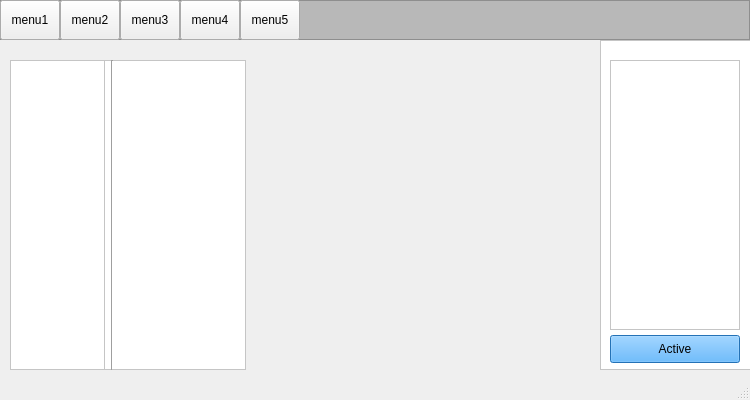
<?xml version="1.0" encoding="UTF-8"?>
<ui version="4.0">
 <class>MainWindow</class>
 <widget class="QMainWindow" name="MainWindow">
  <property name="geometry">
   <rect>
    <x>0</x>
    <y>0</y>
    <width>750</width>
    <height>400</height>
   </rect>
  </property>
  <property name="sizePolicy">
   <sizepolicy hsizetype="Fixed" vsizetype="Fixed">
    <horstretch>0</horstretch>
    <verstretch>0</verstretch>
   </sizepolicy>
  </property>
  <property name="windowTitle">
   <string>MainWindow</string>
  </property>
  <widget class="QWidget" name="centralwidget">
   <widget class="QScrollArea" name="scrollArea">
    <property name="geometry">
     <rect>
      <x>10</x>
      <y>60</y>
      <width>100</width>
      <height>310</height>
     </rect>
    </property>
    <property name="sizePolicy">
     <sizepolicy hsizetype="Fixed" vsizetype="Fixed">
      <horstretch>0</horstretch>
      <verstretch>0</verstretch>
     </sizepolicy>
    </property>
    <property name="styleSheet">
     <string notr="true">background-color: rgb(255, 255, 255);</string>
    </property>
    <property name="widgetResizable">
     <bool>true</bool>
    </property>
    <widget class="QWidget" name="scrollAreaWidgetContents">
     <property name="geometry">
      <rect>
       <x>0</x>
       <y>0</y>
       <width>98</width>
       <height>308</height>
      </rect>
     </property>
    </widget>
   </widget>
   <widget class="QScrollArea" name="scrollArea_2">
    <property name="geometry">
     <rect>
      <x>104</x>
      <y>60</y>
      <width>142</width>
      <height>310</height>
     </rect>
    </property>
    <property name="sizePolicy">
     <sizepolicy hsizetype="Fixed" vsizetype="Fixed">
      <horstretch>0</horstretch>
      <verstretch>0</verstretch>
     </sizepolicy>
    </property>
    <property name="styleSheet">
     <string notr="true">background-color: rgb(255, 255, 255);</string>
    </property>
    <property name="widgetResizable">
     <bool>true</bool>
    </property>
    <widget class="QWidget" name="scrollAreaWidgetContents_2">
     <property name="geometry">
      <rect>
       <x>0</x>
       <y>0</y>
       <width>140</width>
       <height>308</height>
      </rect>
     </property>
    </widget>
   </widget>
   <widget class="QPushButton" name="pushButton">
    <property name="geometry">
     <rect>
      <x>0</x>
      <y>0</y>
      <width>60</width>
      <height>40</height>
     </rect>
    </property>
    <property name="sizePolicy">
     <sizepolicy hsizetype="Fixed" vsizetype="Fixed">
      <horstretch>0</horstretch>
      <verstretch>0</verstretch>
     </sizepolicy>
    </property>
    <property name="text">
     <string>menu1</string>
    </property>
   </widget>
   <widget class="QPushButton" name="pushButton_2">
    <property name="geometry">
     <rect>
      <x>60</x>
      <y>0</y>
      <width>60</width>
      <height>40</height>
     </rect>
    </property>
    <property name="sizePolicy">
     <sizepolicy hsizetype="Fixed" vsizetype="Fixed">
      <horstretch>0</horstretch>
      <verstretch>0</verstretch>
     </sizepolicy>
    </property>
    <property name="text">
     <string>menu2</string>
    </property>
   </widget>
   <widget class="QPushButton" name="pushButton_3">
    <property name="geometry">
     <rect>
      <x>120</x>
      <y>0</y>
      <width>60</width>
      <height>40</height>
     </rect>
    </property>
    <property name="sizePolicy">
     <sizepolicy hsizetype="Fixed" vsizetype="Fixed">
      <horstretch>0</horstretch>
      <verstretch>0</verstretch>
     </sizepolicy>
    </property>
    <property name="text">
     <string>menu3</string>
    </property>
   </widget>
   <widget class="QPushButton" name="pushButton_4">
    <property name="geometry">
     <rect>
      <x>180</x>
      <y>0</y>
      <width>60</width>
      <height>40</height>
     </rect>
    </property>
    <property name="sizePolicy">
     <sizepolicy hsizetype="Fixed" vsizetype="Fixed">
      <horstretch>0</horstretch>
      <verstretch>0</verstretch>
     </sizepolicy>
    </property>
    <property name="text">
     <string>menu4</string>
    </property>
   </widget>
   <widget class="QPushButton" name="pushButton_5">
    <property name="geometry">
     <rect>
      <x>240</x>
      <y>0</y>
      <width>60</width>
      <height>40</height>
     </rect>
    </property>
    <property name="sizePolicy">
     <sizepolicy hsizetype="Fixed" vsizetype="Fixed">
      <horstretch>0</horstretch>
      <verstretch>0</verstretch>
     </sizepolicy>
    </property>
    <property name="text">
     <string>menu5</string>
    </property>
   </widget>
   <widget class="QLabel" name="label">
    <property name="geometry">
     <rect>
      <x>270</x>
      <y>60</y>
      <width>310</width>
      <height>310</height>
     </rect>
    </property>
    <property name="sizePolicy">
     <sizepolicy hsizetype="Fixed" vsizetype="Fixed">
      <horstretch>0</horstretch>
      <verstretch>0</verstretch>
     </sizepolicy>
    </property>
    <property name="text">
     <string/>
    </property>
    <property name="pixmap">
     <pixmap>:/icon/back.png</pixmap>
    </property>
    <property name="scaledContents">
     <bool>true</bool>
    </property>
   </widget>
   <widget class="QFrame" name="frame">
    <property name="geometry">
     <rect>
      <x>0</x>
      <y>0</y>
      <width>750</width>
      <height>40</height>
     </rect>
    </property>
    <property name="styleSheet">
     <string notr="true">background-color: rgb(147, 147, 147);
background-color: rgb(184, 184, 184);</string>
    </property>
    <property name="frameShape">
     <enum>QFrame::StyledPanel</enum>
    </property>
    <property name="frameShadow">
     <enum>QFrame::Raised</enum>
    </property>
   </widget>
   <widget class="QFrame" name="frame_2">
    <property name="geometry">
     <rect>
      <x>600</x>
      <y>40</y>
      <width>160</width>
      <height>330</height>
     </rect>
    </property>
    <property name="styleSheet">
     <string notr="true">background-color: rgb(255, 255, 255);</string>
    </property>
    <property name="frameShape">
     <enum>QFrame::StyledPanel</enum>
    </property>
    <property name="frameShadow">
     <enum>QFrame::Raised</enum>
    </property>
    <widget class="QScrollArea" name="scrollArea_3">
     <property name="geometry">
      <rect>
       <x>10</x>
       <y>20</y>
       <width>130</width>
       <height>270</height>
      </rect>
     </property>
     <property name="styleSheet">
      <string notr="true"/>
     </property>
     <property name="widgetResizable">
      <bool>true</bool>
     </property>
     <widget class="QWidget" name="scrollAreaWidgetContents_3">
      <property name="geometry">
       <rect>
        <x>0</x>
        <y>0</y>
        <width>128</width>
        <height>268</height>
       </rect>
      </property>
     </widget>
    </widget>
    <widget class="QPushButton" name="pushButton_6">
     <property name="geometry">
      <rect>
       <x>10</x>
       <y>295</y>
       <width>130</width>
       <height>28</height>
      </rect>
     </property>
     <property name="sizePolicy">
      <sizepolicy hsizetype="Fixed" vsizetype="Fixed">
       <horstretch>0</horstretch>
       <verstretch>0</verstretch>
      </sizepolicy>
     </property>
     <property name="styleSheet">
      <string notr="true">background-color: rgb(51, 160, 255);</string>
     </property>
     <property name="text">
      <string>Active</string>
     </property>
    </widget>
   </widget>
   <widget class="Line" name="line">
    <property name="geometry">
     <rect>
      <x>102</x>
      <y>60</y>
      <width>20</width>
      <height>310</height>
     </rect>
    </property>
    <property name="orientation">
     <enum>Qt::Vertical</enum>
    </property>
   </widget>
   <zorder>frame_2</zorder>
   <zorder>frame</zorder>
   <zorder>scrollArea</zorder>
   <zorder>scrollArea_2</zorder>
   <zorder>pushButton</zorder>
   <zorder>pushButton_2</zorder>
   <zorder>pushButton_3</zorder>
   <zorder>pushButton_4</zorder>
   <zorder>pushButton_5</zorder>
   <zorder>label</zorder>
   <zorder>line</zorder>
  </widget>
  <widget class="QStatusBar" name="statusbar"/>
 </widget>
 <resources>
  <include location="아이콘 모음/main.qrc"/>
 </resources>
 <connections/>
</ui>
